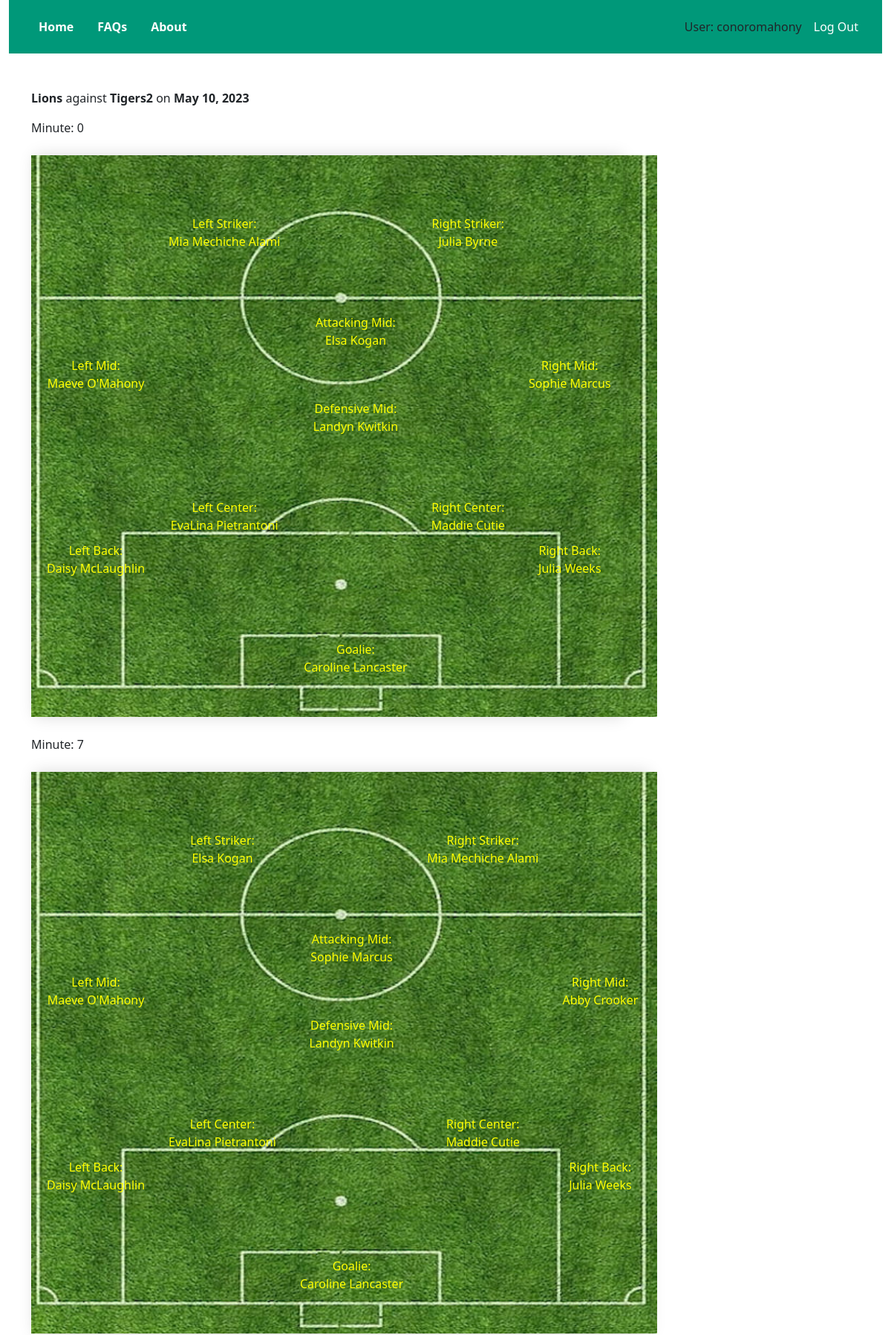
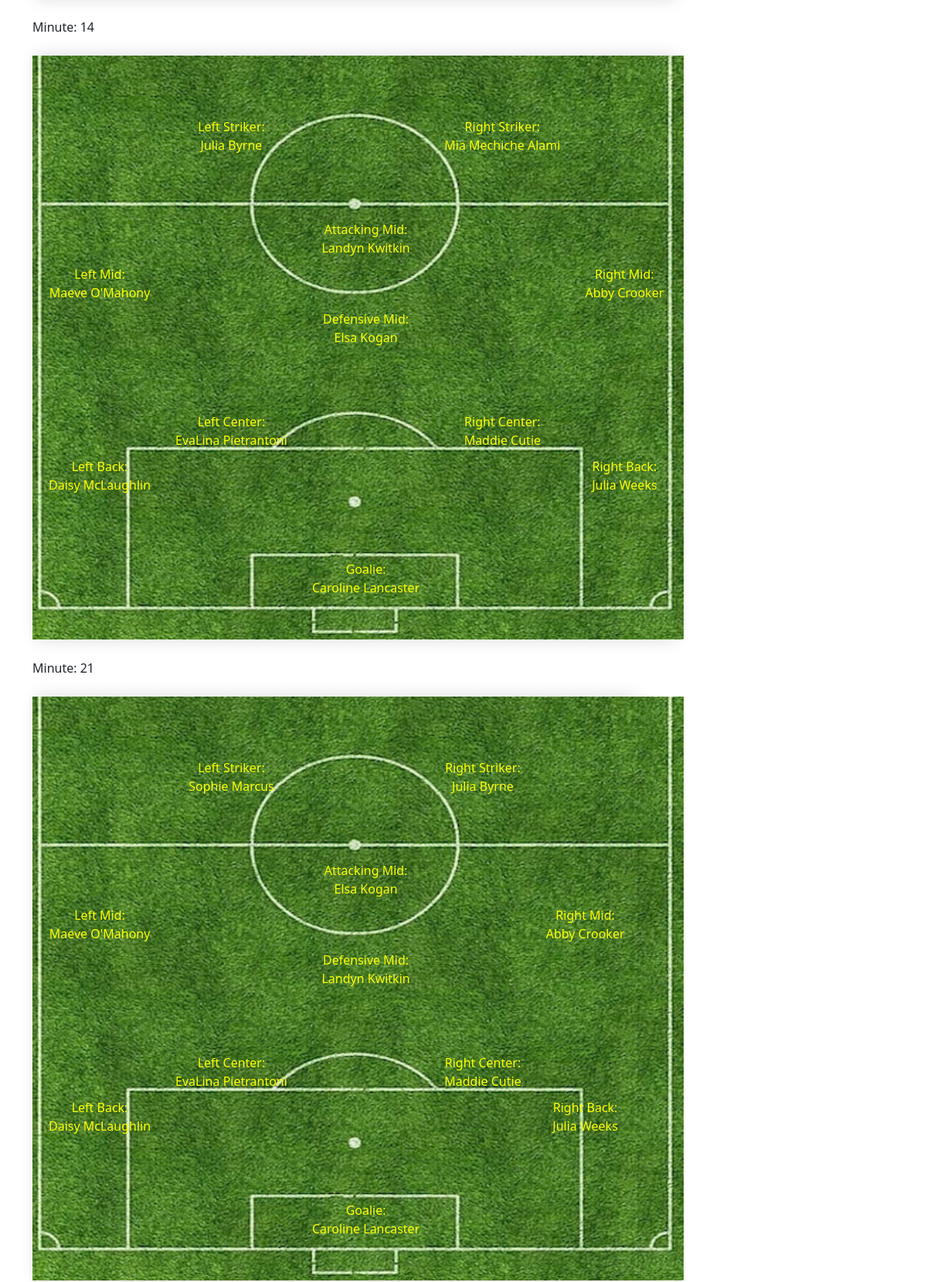
Screenshot of /lineups/Tigers22023-05-10/view_lineup.html (signed in, upper part) with the database file from the repository (2 pictures, top to bottom).
### lineups/models.py (models this page shows, shortened)
class Lineup(models.Model):
    class TeamSize(models.TextChoices):
        ELEVEN = "11", _("11 vs. 11")
    class TeamFormation(models.TextChoices):
        FOUR_FOUR_TWO_D = "442d", _("4-4-2 (diamond)")
    class HalfDuration(models.TextChoices):
        THIRTY_FIVE = "35", _("35 minutes")
    class FirstGoalie(models.Model):
        name = models.ForeignKey(Player, on_delete=models.CASCADE)
    class SecondGoalie(models.Model):
        name = models.ForeignKey(Player, on_delete=models.CASCADE)
    game_id = models.CharField(max_length=20)
    opponent = models.CharField(max_length=40, default='')
    game_date = models.DateField()
    team_name = models.CharField(max_length=20)
    team_size = models.CharField(
        max_length=2,
        choices=TeamSize.choices,
        default=TeamSize.ELEVEN,
    )
    team_formation = models.CharField(
        max_length=4,
        choices=TeamFormation.choices,
        default=TeamFormation.FOUR_FOUR_TWO_D,
    )
    half_duration = models.CharField(
        max_length=2,
        choices=HalfDuration.choices,
        default=HalfDuration.THIRTY_FIVE,
    )
    first_goalie = models.CharField(
        max_length=20,
        default=''
    )
    second_goalie = models.CharField(
        max_length=20,
        default=''
    )
    num_players = models.IntegerField()
    positions = models.CharField(max_length=2000)
    owner = models.ForeignKey(User, on_delete=models.CASCADE)

### lineups/views.py (the view)
# urls.py: path('<str:name>/view_lineup.html', views.view_lineup, name='view_lineup'),
@login_required
@csrf_protect
def view_lineup(request, name):
    lineup = get_object_or_404(Lineup, game_id=name)
    lineups = Lineup.objects.filter(owner=request.user)
    positions = ast.literal_eval(lineup.positions)
    positions.sort(key=sort_lineup)
    if lineup not in lineups:
        raise Http404
    return render(request, 'lineups/view_lineup.html', {'lineup': lineup, 'positions': positions})

### lineups/views.py (called while the page is built)
def sort_lineup(e):
    return e[0]

### lineups/templates/lineups/view_lineup.html (shortened to what this page needs)
{% extends "home/base.html" %}
{% block content %}
    <p><strong>{{ lineup.team_name }}</strong> against <strong>{{ lineup.opponent }}</strong> on <strong>{{ lineup.game_date }}</strong></p>
    {% for position in positions %}
      <p>Minute: {{ position.0 }}</p>
      <div class="soccer_pitch">
        <table class="soccer_field">
          <tr class="row1">
            <td class="column2"></td>
            <td class="column3"></td>
            <td class="column4"></td>
            <td class="column5"></td>
            <td class="column6"></td>
          </tr>
          <tr class="row2">
            <td class="column2"></td>
            <td class="column3 player"><span style="color: yellow">Left Striker:<br />{{ position.10 }}</span></td>
            <td class="column4"></td>
            <td class="column5 player"><span style="color: yellow">Right Striker:<br />{{ position.11 }}</span></td>
            <td class="column6"></td>
          </tr>
          <tr class="row3">
            <td class="column2"></td>
            <td class="column3"></td>
            <td class="column4"></td>
            <td class="column5"></td>
            <td class="column6"></td>
          </tr>
          <tr class="row4">
            <td class="column2"></td>
            <td class="column3"></td>
            <td class="column4 player"><span style="color: yellow">Attacking Mid:<br />{{ position.8 }}</span></td>
            <td class="column5"></td>
            <td class="column6"></td>
          </tr>
          <tr class="row5">
            <td class="column2 player"><span style="color: yellow">Left Mid:<br />{{ position.6 }}</span></td>
            <td class="column3"></td>
            <td class="column4"></td>
            <td class="column5"></td>
            <td class="column6 player"><span style="color: yellow">Right Mid:<br />{{ position.9 }}</span></td>
          </tr>
          <tr class="row6">
            <td class="column2"></td>
            <td class="column3"></td>
            <td class="column4 player"><span style="color: yellow">Defensive Mid:<br />{{ position.7 }}</span></td>
            <td class="column5"></td>
            <td class="column6"></td>
          </tr>
          <tr class="row7">
            <td class="column2"></td>
            <td class="column3"></td>
            <td class="column4"></td>
            <td class="column5"></td>
            <td class="column6"></td>
          </tr>
          <tr class="row8">
            <td class="column2"></td>
            <td class="column3 player"><span style="color: yellow">Left Center:<br />{{ position.3 }}</span></td>
            <td class="column4"></td>
            <td class="column5 player"><span style="color: yellow">Right Center:<br />{{ position.4 }}</span></td>
            <td class="column6"></td>
          </tr>
          <tr class="row9">
            <td class="column2 player"><span style="color: yellow">Left Back:<br />{{ position.2 }}</span></td>
            <td class="column3"></td>
            <td class="column4"></td>
            <td class="column5"></td>
            <td class="column6 player"><span style="color: yellow">Right Back:<br />{{ position.5 }}</span></td>
          </tr>
          <tr class="row10">
            <td class="column2"></td>
            <td class="column3"></td>
            <td class="column4"></td>
            <td class="column5"></td>
            <td class="column6"></td>
          </tr>
          <tr class="row11">
            <td class="column2"></td>
            <td class="column3"></td>
            <td class="column4 player"><span style="color: yellow">Goalie:<br />{{ position.1 }}</span></td>
            <td class="column5"></td>
            <td class="column6"></td>
          </tr>
          <tr class="row12">
            <td class="column2"></td>
            <td class="column3"></td>
            <td class="column4"></td>
            <td class="column5"></td>
            <td class="column6"></td>
          </tr>
        </table>
      </div>
    {% endfor %}
{% endblock %}

### home/templates/home/base.html (shortened to what this page needs)
{% load static %}
<!DOCTYPE html>
<html lang="en">
<head>
    {% load bootstrap5 %}
    {% bootstrap_css %}
    <link href="{% static "css/team.css" %}" rel="stylesheet">
</head>
<body>
    <div class="container-fluid">
        <nav class="navbar navbar-expand-lg navbar-dark" style="background-color: #009879;">
            <div class="collapse navbar-collapse" id="navbarSupportedContent">
                <ul class="navbar-nav me-auto">
                    <li class="nav-item"><a href="/home/index.html" class="nav-link px-3 ms-4 fw-bold text-white">Home</a></li>
                    <li class="nav-item"><a href="/home/faqs.html" class="nav-link px-3 fw-bold text-white">FAQs</a></li>
                    <li class="nav-item"><a href="/home/about.html" class="nav-link px-3 fw-bold text-white">About</a></li>
                </ul>
                <span class="navbar-text">
                    <ul class="navbar-nav text-end">
                        {% if user.is_authenticated %}
                            <li><a href="#" class="nav-link link-dark px-2">User: {{ user.username }}</a></li>
                            <li><a href="{% url 'users:login' %}" class="nav-link link-dark px-2 me-4 text-white">Log Out</a></li>
                        {% endif %}
                    </ul>
                </span>
            </div>
        </nav>
    </div>
    <div class="container mt-5">
        {% block content %}
        {% endblock content %}
    </div>
</body>
</html>

### team/static/css/team.css (style rules this page uses)
.soccer_field { border-collapse: collapse; margin: 25px 5px; min-width: 400px; box-shadow: 0 0 20px rgba(0, 0, 0, 0.15); text-align: center; }
.soccer_pitch { background:url("/static/images/pitch.jpeg"); background-repeat:no-repeat; background-size: contain; }
.soccer_field tr.row1 { height: 75px; }
.soccer_field tr.row3 { height: 75px; }
.soccer_field tr.row7 { height: 75px; }
.soccer_field tr.row10 { height: 75px; }
.soccer_field tr.row12 { height: 50px; }
.soccer_field td { font-family: system-ui, -apple-system, BlinkMacSystemFont, “Segoe UI”, Roboto, Oxygen-Sans, Ubuntu, Cantarell, “Helvetica Neue”, Arial, sans-serif; color: #ffffff; padding: 5px 16px; text-align: center; }

### rows the page displays
Lineup: team_name "Lions", opponent "Tigers2", game_date "May 10, 2023"

### other values shown
{{ user.username }} "conoromahony"
{{ position.0 }} "0" "7" "14" "21"
{{ position.10 }} "Mia Mechiche Alami" "Elsa Kogan" "Julia Byrne" "Sophie Marcus"
{{ position.11 }} "Julia Byrne" "Mia Mechiche Alami" "Mia Mechiche Alami" "Julia Byrne"
{{ position.8 }} "Elsa Kogan" "Sophie Marcus" "Landyn Kwitkin" "Elsa Kogan"
{{ position.6 }} "Maeve O'Mahony" "Maeve O'Mahony" "Maeve O'Mahony" "Maeve O'Mahony"
{{ position.9 }} "Sophie Marcus" "Abby Crooker" "Abby Crooker" "Abby Crooker"
{{ position.7 }} "Landyn Kwitkin" "Landyn Kwitkin" "Elsa Kogan" "Landyn Kwitkin"
{{ position.3 }} "EvaLina Pietrantoni" "EvaLina Pietrantoni" "EvaLina Pietrantoni" "EvaLina Pietrantoni"
{{ position.4 }} "Maddie Cutie" "Maddie Cutie" "Maddie Cutie" "Maddie Cutie"
{{ position.2 }} "Daisy McLaughlin" "Daisy McLaughlin" "Daisy McLaughlin" "Daisy McLaughlin"
{{ position.5 }} "Julia Weeks" "Julia Weeks" "Julia Weeks" "Julia Weeks"
{{ position.1 }} "Caroline Lancaster" "Caroline Lancaster" "Caroline Lancaster" "Caroline Lancaster"
